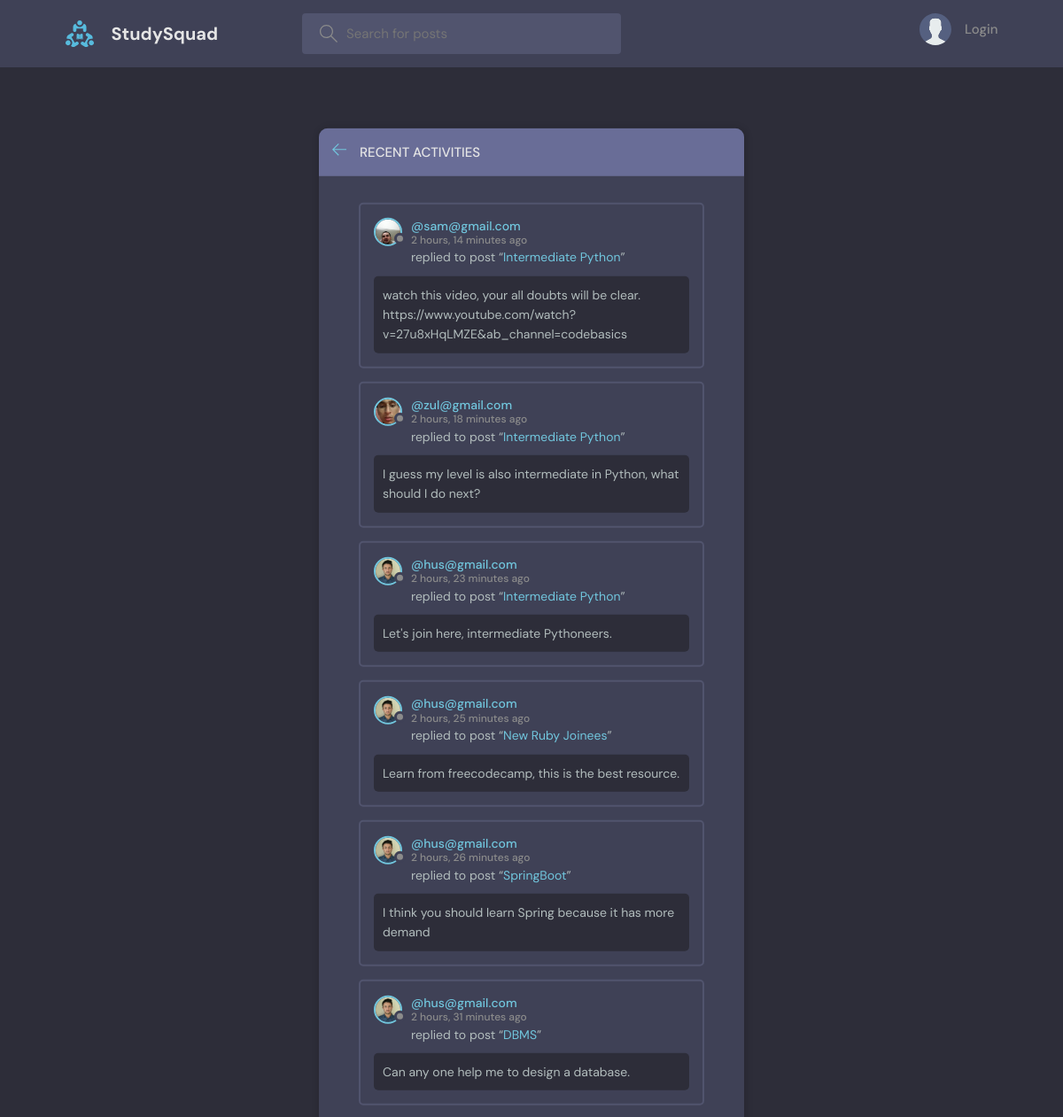
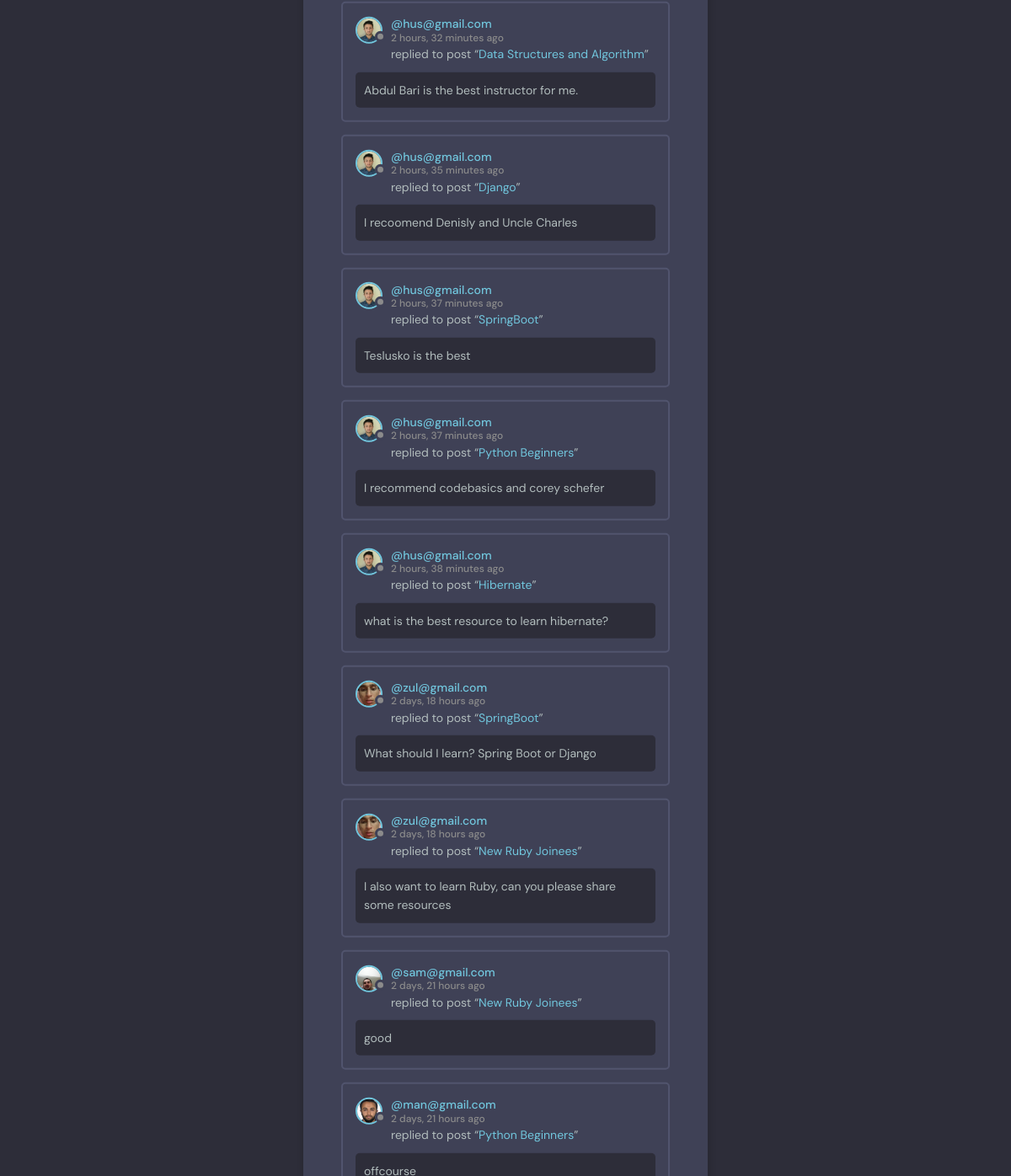
The page /activity/ on the database its author committed (2 pictures, top to bottom).
### base/models.py (models this page shows, shortened)
class Message(models.Model):
    user = models.ForeignKey(User, on_delete=models.CASCADE)
    room = models.ForeignKey(Room, on_delete=models.CASCADE)
    body = models.TextField()
    updated = models.DateTimeField(auto_now=True)
    created = models.DateTimeField(auto_now_add=True)
    class Meta:
        ordering = ['-updated', '-created']

class User(AbstractUser):
    name = models.CharField(max_length=200, null=True)
    email = models.EmailField(unique=True, null=True)
    bio = models.TextField(null=True)
    avatar = models.ImageField(null=True, default="avatar.svg")
    USERNAME_FIELD = 'email'
    REQUIRED_FIELDS = ['username']

class Room(models.Model):
    host = models.ForeignKey(User, on_delete=models.SET_NULL, null=True)
    topic = models.ForeignKey(Topic, on_delete=models.SET_NULL, null=True)
    name = models.CharField(max_length=200)
    description = models.TextField(null=True, blank=True)
    participants = models.ManyToManyField(
        User, related_name='participants', blank=True)
    updated = models.DateTimeField(auto_now=True)
    created = models.DateTimeField(auto_now_add=True)
    class Meta:
        ordering = ['-updated', '-created']
    def __str__(self):
        return self.name

### base/views.py (the view)
# urls.py: path('activity/', views.activityPage, name="activity"),
def activityPage(request):
    room_messages = Message.objects.all()
    return render(request, 'base/activity.html', {'room_messages': room_messages})

### base/templates/base/activity.html (shortened to what this page needs)
{% extends 'main.html' %}
{% block content %}
<main class="layout">
  <div class="container">
    <div class="layout__box">
      <div class="layout__boxHeader">
        <div class="layout__boxTitle">
          <a href="{% url 'home' %}">
            <svg version="1.1" xmlns="http://www.w3.org/2000/svg" width="32" height="32" viewBox="0 0 32 32">
              <title>arrow-left</title>
              <path
                d="M13.723 2.286l-13.723 13.714 13.719 13.714 1.616-1.611-10.96-10.96h27.625v-2.286h-27.625l10.965-10.965-1.616-1.607z">
              </path>
              </path>
            </svg>
          </a>
          <h3>Recent Activities</h3>
        </div>
      </div>
      <div class="activities-page layout__body">
        {% for message in room_messages %}
        <div class="activities__box">
          <div class="activities__boxHeader roomListRoom__header">
            <a href="{% url 'user-profile' message.user.id %}" class="roomListRoom__author">
              <div class="avatar avatar--small">
                <img src="{{message.user.avatar.url}}" />
              </div>
              <p>
                @{{message.user}}
                <span>{{message.created|timesince}} ago</span>
              </p>
            </a>
          </div>
          <div class="activities__boxContent">
            <p>replied to post “<a href="{% url 'room' message.room.id %}">{{message.room}}</a>”</p>
            <div class="activities__boxRoomContent">
              {{message.body}}
            </div>
          </div>
        </div>
        {% endfor %}
      </div>
    </div>
  </div>
</main>
{% endblock content %}

### static/styles/style.css (style rules this page uses)
:root { --color-main: #71c6dd; --color-main-light: #e1f6fb; --color-dark: #3f4156; --color-dark-medium: #51546e; --color-dark-light: #696d97; --color-light: #e5e5e5; --color-gray: #8b8b8b; --color-light-gray: #b2bdbd; --color-bg: #2d2d39; --color-success: #5dd693; --color-error: #fc4b0b; }
* { font-family: "DM Sans", -apple-system, BlinkMacSystemFont, "Segoe UI", Roboto, Oxygen, Ubuntu, Cantarell, "Open Sans", "Helvetica Neue", sans-serif; margin: 0; padding: 0; box-sizing: border-box; text-rendering: optimizeLegibility; font-size: inherit; }
html { font-size: 56.25%; }
@media only screen and (min-width: 1200px) { html { font-size: 62.5%; } }
body { line-height: 1.6; font-weight: 400; font-size: 1.5rem; color: var(--color-light-gray); background-color: var(--color-bg); min-height: 100vh; }
img { width: 100%; }
a { display: inline-block; color: var(--color-main); text-decoration: none; }
.container { max-width: 120rem; width: 90%; margin: auto; }
.avatar { position: relative; display: inline-block; border-radius: 50%; border: 2px solid var(--color-main); }
.avatar img { display: block; border-radius: 50%; object-fit: cover; object-position: center; }
.avatar::after { content: ""; display: block; position: absolute; background-color: var(--color-gray); z-index: 111; border-radius: 50%; border: 0.3rem solid var(--color-dark); }
.avatar.avatar--small img { width: 2.8rem; height: 2.8rem; }
.avatar.avatar--small:after { width: 0.7rem; height: 0.7rem; bottom: 0px; right: -6px; }
.layout { margin-top: 2.4rem; }
.layout > .container { display: flex; justify-content: space-between; align-items: flex-start; }
.layout__box { width: 90%; max-width: 48rem; min-height: 40rem; position: absolute; top: 50%; left: 50%; transform: translate(-50%, -46%); background-color: var(--color-dark); border-radius: 1rem; box-shadow: 1px 1px 6px 3px rgba(0, 0, 0, 0.1); overflow: hidden; }
.layout__boxHeader { display: flex; padding: 1.5rem; background-color: var(--color-dark-light); }
.layout__boxTitle { display: flex; gap: 1.5rem; align-items: center; }
.layout__boxTitle h3 { text-transform: uppercase; font-weight: 500; color: var(--color-light); }
.layout__boxTitle svg { width: 1.6rem; height: 1.6rem; fill: var(--color-main); }
.layout__body { margin: 3rem; }
.roomListRoom__header { display: flex; justify-content: space-between; align-items: center; }
.roomListRoom__author { font-weight: 500; display: flex; align-items: center; gap: 1rem; }
.activities__box { margin: 1.5rem; padding: 1.5rem; border: 2px solid var(--color-dark-medium); border-radius: 5px; }
.activities__boxHeader p { font-size: 1.4rem; line-height: 1.3; }
.activities__boxHeader p span { color: var(--color-gray); font-size: 1.2rem; display: block; }
.activities__boxContent { margin-left: 4.2rem; }
.activities__boxContent { font-size: 1.4rem; }
.activities__boxRoomContent { background: var(--color-bg); padding: 1rem; border-radius: 5px; margin-top: 1rem; margin-left: -4.2rem; }

### rows shown on the page
Message: user.avatar (picture), user "sam@gmail.com", created "2 hours, 14 minutes", room "Intermediate Python", body "watch this video, your all doubts will be clear. https://www.youtube.com/watch?v=27u8xHqLMZE&ab_channel=codebasics"
Message: user.avatar (picture), user "zul@gmail.com", created "2 hours, 18 minutes", room "Intermediate Python", body "I guess my level is also intermediate in Python, what should I do next?"
Message: user.avatar (picture), user "hus@gmail.com", created "2 hours, 23 minutes", room "Intermediate Python", body "Let's join here, intermediate Pythoneers."
Message: user.avatar (picture), user "hus@gmail.com", created "2 hours, 25 minutes", room "New Ruby Joinees", body "Learn from freecodecamp, this is the best resource."
Message: user.avatar (picture), user "hus@gmail.com", created "2 hours, 26 minutes", room "SpringBoot", body "I think you should learn Spring because it has more demand"
Message: user.avatar (picture), user "hus@gmail.com", created "2 hours, 31 minutes", room "DBMS", body "Can any one help me to design a database."
Message: user.avatar (picture), user "hus@gmail.com", created "2 hours, 32 minutes", room "Data Structures and Algorithm", body "Abdul Bari is the best instructor for me."
Message: user.avatar (picture), user "hus@gmail.com", created "2 hours, 35 minutes", room "Django", body "I recoomend Denisly and Uncle Charles"
Message: user.avatar (picture), user "hus@gmail.com", created "2 hours, 37 minutes", room "SpringBoot", body "Teslusko is the best"
Message: user.avatar (picture), user "hus@gmail.com", created "2 hours, 37 minutes", room "Python Beginners", body "I recommend codebasics and corey schefer"
Message: user.avatar (picture), user "hus@gmail.com", created "2 hours, 38 minutes", room "Hibernate", body "what is the best resource to learn hibernate?"
Message: user.avatar (picture), user "zul@gmail.com", created "2 days, 18 hours", room "SpringBoot", body "What should I learn? Spring Boot or Django"
Message: user.avatar (picture), user "zul@gmail.com", created "2 days, 18 hours", room "New Ruby Joinees", body "I also want to learn Ruby, can you please share some resources"
Message: user.avatar (picture), user "sam@gmail.com", created "2 days, 21 hours", room "New Ruby Joinees", body "good"
Message: user.avatar (picture), user "man@gmail.com", created "2 days, 21 hours", room "Python Beginners"
